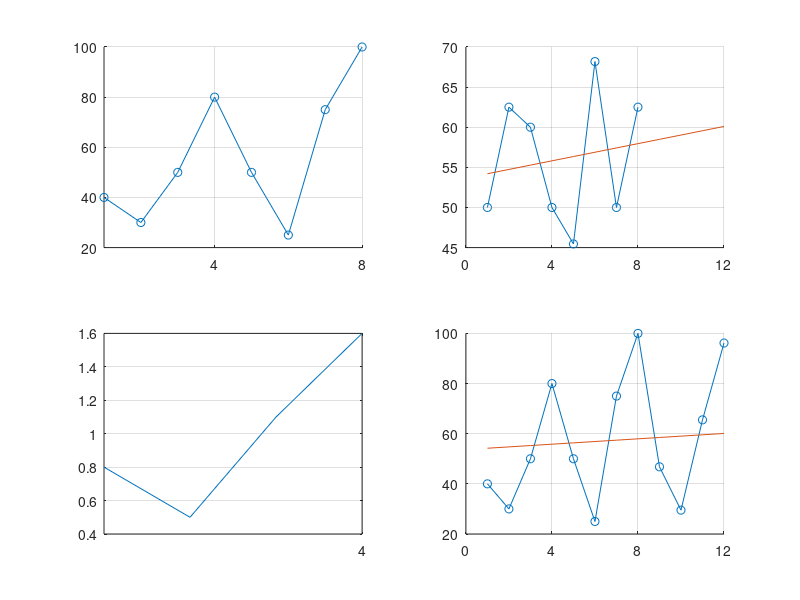

This chart was generated by the following MATLAB code:
clear;
clc;
X=[40 30 50 80;
    50 25 75 100];
%% Current situation
subplot(2,2,1);
hold on
plot(reshape(X',1,[]),'Marker','o');
set(gca,'xtick',[0:4:12])
grid on
%% Year average
mean=zeros(1,2);
X_norm=zeros(2,4);
for i=1:2
    mean(i)=sum(X(i,:))/4; %computing the mean of the i-th year
    X_norm(i,:)=X(i,:)/mean(i); % dividing every season import by the mean of the year
end
%% Seasonal Indexes
Ind_stag=zeros(1,4);
for i=1:4
    Ind_stag(i)=sum(X_norm(:,i))/2;
end
subplot(2,2,3);
plot(Ind_stag);
set(gca,'xtick',[0:4:12]);
grid on
%% Deseasonalizing Data
X_destag=zeros(2,4);
for i=1:2
    for j=1:4
        X_destag(i,j)=X(i,j)/Ind_stag(j);% smoothig by dividing the data with the respectively seasonal index
    end
end
%% Regression
X_destag_row = reshape(X_destag,1,[]);
subplot(2,2,2);
hold on;
plot(X_destag_row,'Marker','o');
params=polyfit(1:8,X_destag_row,1); % Identification of the function interpolating the historical series
tModelled=polyval(params,1:12); % Evaluation of the previous function in all the season point needed
plot(1:12,tModelled);
trend_anno3=tModelled(9:12); % Export of the 3rd year
set(gca,'xtick',[0:4:12])
grid on
%% Forecast 3rd year
for i=1:4
   X(3,i)=trend_anno3(i)*Ind_stag(i);
end
%% Final Plot
subplot(2,2,4);
hold on
plot(reshape(X',1,[]),'Marker','o');
plot(1:12,tModelled);
set(gca,'xtick',[0:4:12])
grid on